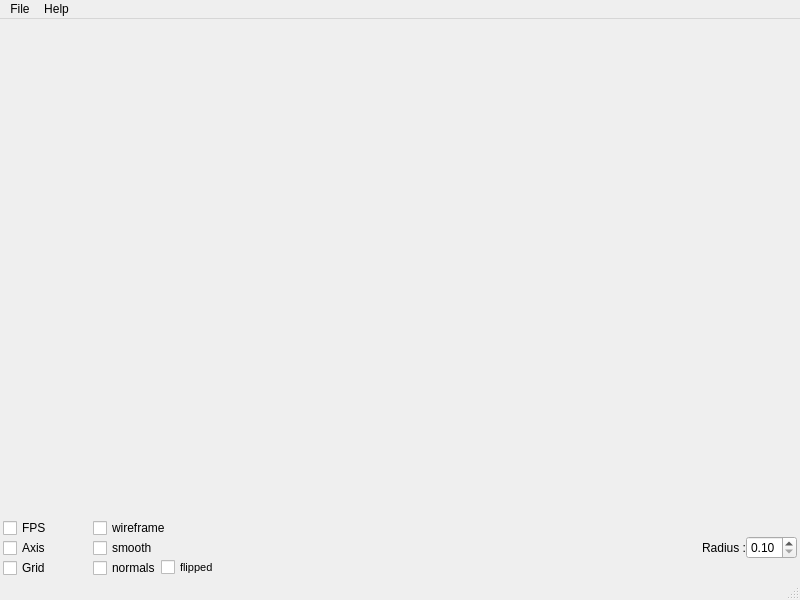
<ui version="4.0" >
 <class>MainWindow</class>
 <widget class="QMainWindow" name="MainWindow" >
  <property name="geometry" >
   <rect>
    <x>0</x>
    <y>0</y>
    <width>800</width>
    <height>600</height>
   </rect>
  </property>
  <property name="windowTitle" >
   <string>ISIviewer</string>
  </property>
  <widget class="QWidget" name="centralwidget" >
   <layout class="QVBoxLayout" >
    <property name="spacing" >
     <number>6</number>
    </property>
    <property name="leftMargin" >
     <number>3</number>
    </property>
    <property name="topMargin" >
     <number>3</number>
    </property>
    <property name="rightMargin" >
     <number>3</number>
    </property>
    <property name="bottomMargin" >
     <number>0</number>
    </property>
    <item>
     <widget class="MyQGLViewer" native="1" name="viewer" />
    </item>
    <item>
     <layout class="QHBoxLayout" >
      <property name="spacing" >
       <number>1</number>
      </property>
      <property name="margin" >
       <number>0</number>
      </property>
      <item>
       <layout class="QHBoxLayout" name="horizontalLayout" >
        <item>
         <layout class="QVBoxLayout" name="verticalLayout_2" >
          <property name="spacing" >
           <number>0</number>
          </property>
          <item>
           <widget class="QCheckBox" name="checkBox" >
            <property name="text" >
             <string>FPS</string>
            </property>
           </widget>
          </item>
          <item>
           <widget class="QCheckBox" name="checkBox_3" >
            <property name="enabled" >
             <bool>true</bool>
            </property>
            <property name="text" >
             <string>Axis</string>
            </property>
           </widget>
          </item>
          <item>
           <widget class="QCheckBox" name="checkBox_2" >
            <property name="text" >
             <string>Grid</string>
            </property>
           </widget>
          </item>
         </layout>
        </item>
       </layout>
      </item>
      <item>
       <spacer>
        <property name="orientation" >
         <enum>Qt::Horizontal</enum>
        </property>
        <property name="sizeType" >
         <enum>QSizePolicy::Fixed</enum>
        </property>
        <property name="sizeHint" stdset="0" >
         <size>
          <width>40</width>
          <height>20</height>
         </size>
        </property>
       </spacer>
      </item>
      <item>
       <layout class="QVBoxLayout" name="verticalLayout" >
        <property name="spacing" >
         <number>0</number>
        </property>
        <item>
         <widget class="QCheckBox" name="checkBox_wireframe" >
          <property name="text" >
           <string>wireframe</string>
          </property>
         </widget>
        </item>
        <item>
         <widget class="QCheckBox" name="checkBox_smooth" >
          <property name="text" >
           <string>smooth</string>
          </property>
         </widget>
        </item>
        <item>
         <layout class="QHBoxLayout" name="horizontalLayout_2" >
          <property name="sizeConstraint" >
           <enum>QLayout::SetDefaultConstraint</enum>
          </property>
          <item>
           <widget class="QCheckBox" name="checkBox_normals" >
            <property name="text" >
             <string>normals</string>
            </property>
           </widget>
          </item>
          <item>
           <widget class="QCheckBox" name="checkBox_flipnormals" >
            <property name="sizeIncrement" >
             <size>
              <width>0</width>
              <height>0</height>
             </size>
            </property>
            <property name="font" >
             <font>
              <pointsize>8</pointsize>
             </font>
            </property>
            <property name="text" >
             <string>flipped</string>
            </property>
           </widget>
          </item>
         </layout>
        </item>
       </layout>
      </item>
      <item>
       <spacer name="horizontalSpacer" >
        <property name="orientation" >
         <enum>Qt::Horizontal</enum>
        </property>
        <property name="sizeHint" stdset="0" >
         <size>
          <width>40</width>
          <height>20</height>
         </size>
        </property>
       </spacer>
      </item>
      <item>
       <layout class="QVBoxLayout" name="verticalLayout_4" >
        <item>
         <layout class="QHBoxLayout" name="horizontalLayout_5" >
          <property name="spacing" >
           <number>0</number>
          </property>
          <item>
           <widget class="QLabel" name="label" >
            <property name="text" >
             <string>Radius :</string>
            </property>
            <property name="alignment" >
             <set>Qt::AlignLeading|Qt::AlignLeft|Qt::AlignVCenter</set>
            </property>
           </widget>
          </item>
          <item>
           <widget class="QDoubleSpinBox" name="radiusSpinBox" >
            <property name="alignment" >
             <set>Qt::AlignLeading|Qt::AlignLeft|Qt::AlignVCenter</set>
            </property>
            <property name="prefix" >
             <string/>
            </property>
            <property name="minimum" >
             <double>0.100000000000000</double>
            </property>
            <property name="maximum" >
             <double>5.000000000000000</double>
            </property>
            <property name="singleStep" >
             <double>0.500000000000000</double>
            </property>
           </widget>
          </item>
         </layout>
        </item>
       </layout>
      </item>
     </layout>
    </item>
   </layout>
  </widget>
  <widget class="QMenuBar" name="menubar" >
   <property name="geometry" >
    <rect>
     <x>0</x>
     <y>0</y>
     <width>800</width>
     <height>24</height>
    </rect>
   </property>
   <widget class="QMenu" name="menuHelp" >
    <property name="title" >
     <string>Help</string>
    </property>
    <addaction name="actionAbout" />
   </widget>
   <widget class="QMenu" name="menuFile" >
    <property name="title" >
     <string>File</string>
    </property>
    <addaction name="actionOpen" />
    <addaction name="actionQuit" />
   </widget>
   <addaction name="menuFile" />
   <addaction name="menuHelp" />
  </widget>
  <widget class="QStatusBar" name="statusbar" />
  <action name="actionQuit" >
   <property name="text" >
    <string>Quit</string>
   </property>
  </action>
  <action name="actionOpen" >
   <property name="text" >
    <string>Open</string>
   </property>
  </action>
  <action name="actionAbout" >
   <property name="text" >
    <string>About</string>
   </property>
  </action>
  <action name="actionOpen_off" >
   <property name="text" >
    <string>open .off ...</string>
   </property>
  </action>
 </widget>
 <customwidgets>
  <customwidget>
   <class>MyQGLViewer</class>
   <extends>QWidget</extends>
   <header>my_qglviewer.h</header>
   <container>1</container>
   <slots>
    <slot>setAxisIsDrawn(bool)</slot>
    <signal>axisIsDrawnChanged()</signal>
   </slots>
  </customwidget>
 </customwidgets>
 <resources/>
 <connections>
  <connection>
   <sender>checkBox</sender>
   <signal>clicked(bool)</signal>
   <receiver>viewer</receiver>
   <slot>setFPSIsDisplayed(bool)</slot>
   <hints>
    <hint type="sourcelabel" >
     <x>53</x>
     <y>380</y>
    </hint>
    <hint type="destinationlabel" >
     <x>70</x>
     <y>297</y>
    </hint>
   </hints>
  </connection>
  <connection>
   <sender>viewer</sender>
   <signal>FPSIsDisplayedChanged(bool)</signal>
   <receiver>checkBox</receiver>
   <slot>setChecked(bool)</slot>
   <hints>
    <hint type="sourcelabel" >
     <x>51</x>
     <y>297</y>
    </hint>
    <hint type="destinationlabel" >
     <x>53</x>
     <y>380</y>
    </hint>
   </hints>
  </connection>
  <connection>
   <sender>checkBox_2</sender>
   <signal>clicked(bool)</signal>
   <receiver>viewer</receiver>
   <slot>setGridIsDrawn(bool)</slot>
   <hints>
    <hint type="sourcelabel" >
     <x>53</x>
     <y>524</y>
    </hint>
    <hint type="destinationlabel" >
     <x>169</x>
     <y>297</y>
    </hint>
   </hints>
  </connection>
  <connection>
   <sender>viewer</sender>
   <signal>gridIsDrawnChanged(bool)</signal>
   <receiver>checkBox_2</receiver>
   <slot>setChecked(bool)</slot>
   <hints>
    <hint type="sourcelabel" >
     <x>135</x>
     <y>297</y>
    </hint>
    <hint type="destinationlabel" >
     <x>53</x>
     <y>524</y>
    </hint>
   </hints>
  </connection>
  <connection>
   <sender>checkBox_3</sender>
   <signal>clicked(bool)</signal>
   <receiver>viewer</receiver>
   <slot>setAxisIsDrawn(bool)</slot>
   <hints>
    <hint type="sourcelabel" >
     <x>21</x>
     <y>444</y>
    </hint>
    <hint type="destinationlabel" >
     <x>516</x>
     <y>262</y>
    </hint>
   </hints>
  </connection>
  <connection>
   <sender>viewer</sender>
   <signal>axisIsDrawnChanged(bool)</signal>
   <receiver>checkBox_3</receiver>
   <slot>setChecked(bool)</slot>
   <hints>
    <hint type="sourcelabel" >
     <x>397</x>
     <y>280</y>
    </hint>
    <hint type="destinationlabel" >
     <x>23</x>
     <y>435</y>
    </hint>
   </hints>
  </connection>
 </connections>
</ui>
